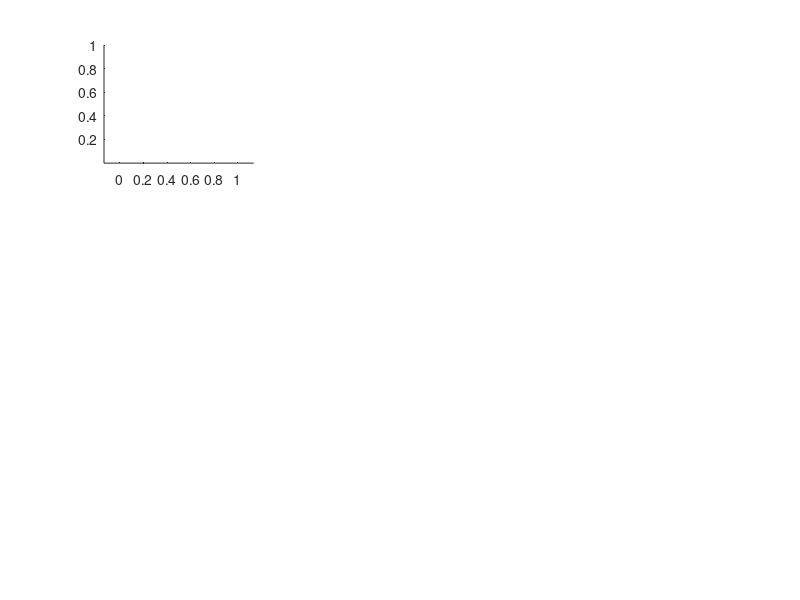

The MATLAB script that drew this image:
function fixsize(ax, ratio)
%FIXSIZE   sets printing scale of specified axis
%	   FIXSIZE(AX, RATIO)
%	   AX is axes handle (optional)
%	   RATIO is size of 1 in cm (by default 3 cm)

%DEFAULTS:
DEF_RATIO=3;

%PROLOGUE
if nargin<2
	ratio=DEF_RATIO;
end
if nargin<1
	ax=gca;
end
if length(ax)>1
	for i=1:length(ax)
	    fixsize(ax(i),ratio)
	end
	return;
end
ratio=ratio(1);
axis equal;

%END OF PROLOGUE
OrgAxUnits=get(ax, 'Units');
fig=get(ax,'Parent');
OrgFigPaperUnits=get(fig, 'PaperUnits');
set(ax, 'Units', 'Normalized');
set(fig, 'PaperUnits', 'Centimeters');
xlim=get(ax, 'Xlim');
ylim=get(ax, 'Ylim');
axpos=get(ax, 'Position');
figpp=get(fig, 'PaperPosition');
axpapersize=axpos(3:4).*figpp(3:4);
newaxpapersize=[xlim(2)-xlim(1) , ylim(2)-ylim(1)] * ratio;
q=newaxpapersize ./ axpapersize;
axsize=axpos(3:4);
s=axpos(1:2)+axsize/2;
newpos(1)=axpos(1);
newpos(2)=axpos(2) + axpos(4)*(1-q(2));
newpos(3:4)=q.*axsize;
set(ax, 'Position', newpos);
set(fig, 'PaperUnits', OrgFigPaperUnits);
set(ax, 'Units', OrgAxUnits);
